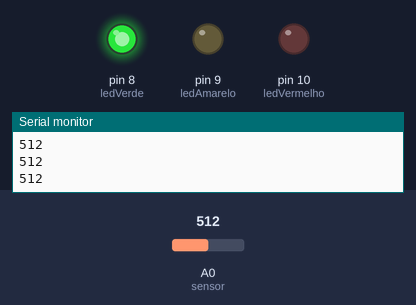
This sketch was run on a simulated Arduino Uno, built with avr-gcc and run on an emulated ATmega328P. On the bench: output pins drawn as LEDs (lit = HIGH), the last lines printed to the serial monitor. The test bench sets the inputs (shaded band); at power-on: A0 (sensor) = 512.

Above: at 1.3 s.
1.4 s: A0 (sensor) set to 206
2.9 s: A0 (sensor) set to 175
At 3.8 s:
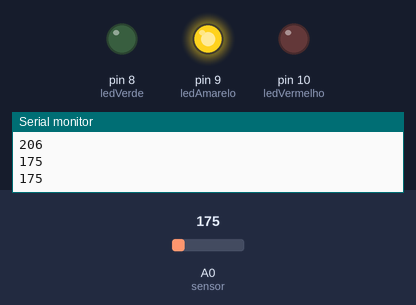
4.5 s: A0 (sensor) set to 110
6.0 s: A0 (sensor) set to 94
At 7.2 s:
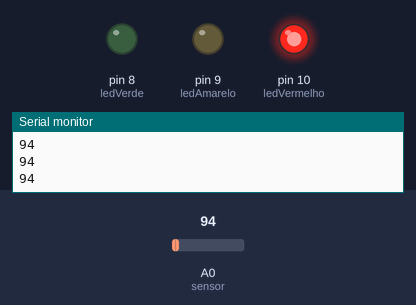
7.5 s: A0 (sensor) set to 122
At 8.5 s:
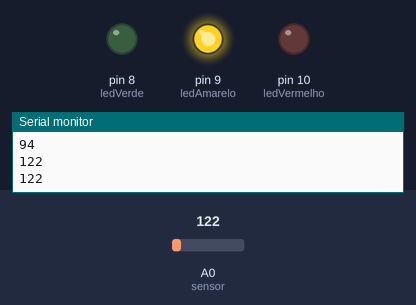
9.0 s: A0 (sensor) set to 90
At 9.7 s:
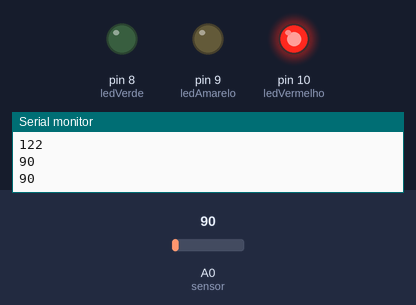
Timing chart, 0 to 11.5 s (numbered marks = the images above; inputs shaded):
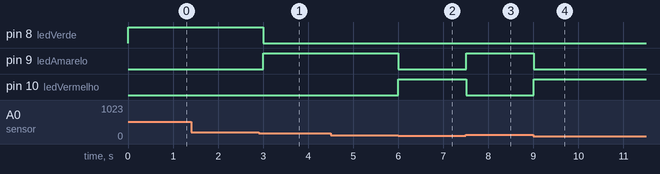

Measured:
- the behaviour switches between 191 and 190 on A0 (sensor) (found by bisection; images 0 and 1)
- the behaviour switches between 100 and 99 on A0 (sensor) (found by bisection; images 1 and 2)
- after the input at 2.9 s, pin 8 (ledVerde): HIGH → LOW after 0.10 s; pin 9 (ledAmarelo): LOW → HIGH after 0.10 s
- after the input at 6.0 s, pin 9 (ledAmarelo): HIGH → LOW at once; pin 10 (ledVermelho): LOW → HIGH at once
- after the input at 7.5 s, pin 9 (ledAmarelo): LOW → HIGH at once; pin 10 (ledVermelho): HIGH → LOW at once
- after the input at 9.0 s, pin 9 (ledAmarelo): HIGH → LOW at once; pin 10 (ledVermelho): LOW → HIGH at once

The sketch:

Arduino-LDR-rgb-led.ino
```cpp
/*
Projeto Arduino sensor de luz com saida de leds.
Por Jota
----------------------------------------
--=<| www.ComoFazerAsCoisas.com.br |>=--
http://www.comofazerascoisas.com.br/projeto-arduino-sensor-de-luz-ldr-com-leds.html
----------------------------------------
*/

int sensor = 0;      //Pino analógico em que o sensor está conectado.
int valorSensor = 0; //variável usada para ler o valor do sensor em tempo real.

const int ledVerde = 8;
const int ledAmarelo = 9;
const int ledVermelho = 10;

//Função setup, executado uma vez ao ligar o Arduino.
void setup(){
  //Ativando o serial monitor que exibirá os valores lidos no sensor.
  Serial.begin(9600);

  //Definindo pinos digitais dos leds como de saída.
  pinMode(ledVerde,OUTPUT);
  pinMode(ledAmarelo,OUTPUT);
  pinMode(ledVermelho,OUTPUT);
}

//Função loop, executado enquanto o Arduino estiver ligado.
void loop(){

  //Lendo o valor do sensor.
  int valorSensor = analogRead(sensor);


  //Os valores da luminosidade podem ser alterados conforme a necessidade.
  //Luminosidade baixa.
  if (valorSensor < 100) {
    apagaLeds();
    digitalWrite(ledVermelho,HIGH);
  }

  //Luminosidade média.
  if (valorSensor >= 100 && valorSensor <= 190) {
    apagaLeds();
    digitalWrite(ledAmarelo,HIGH);
  }

  //Luminosidade alta.
  if (valorSensor > 190) {
    apagaLeds();
    digitalWrite(ledVerde,HIGH);
  }

  //Exibindo o valor do sensor no serial monitor.
  Serial.println(valorSensor);

  delay(500);
}

//Função criada para apagar todos os leds de uma vez.
void apagaLeds() {
  digitalWrite(ledVerde,LOW);
  digitalWrite(ledAmarelo,LOW);
  digitalWrite(ledVermelho,LOW);
}
```
